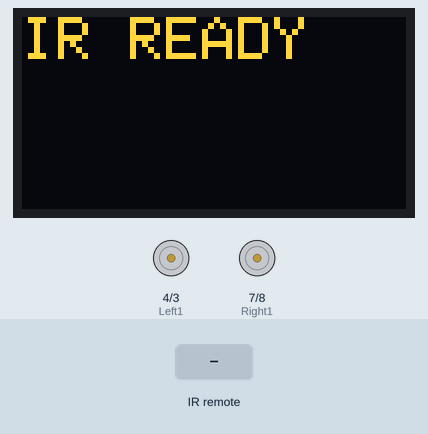
Recording of a sketch running on a simulated Arduino Uno, built with avr-gcc and run on an emulated ATmega328P. Shown: 128×64 one-colour display, motor-driver pin pairs drawn as motors (green arrow = first pin HIGH = forward, orange = second pin HIGH = backward, longer = more drive, scaled by the enable pin). The test bench sets the inputs (shaded band). The OLED is the two-colour kind (top 16 rows yellow); what the sketch prints to the serial monitor is not drawn.

Above: at 1.2 s.
1.3 s: infrared code 0xE718FF00 received
At 1.6 s:
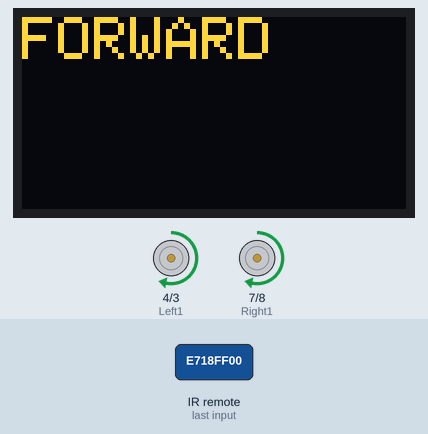
2.8 s: infrared code 0xAD52FF00 received
At 3.9 s:
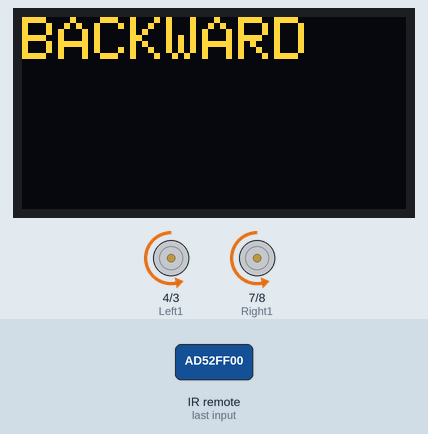
4.3 s: infrared code 0xF708FF00 received
At 5.0 s:
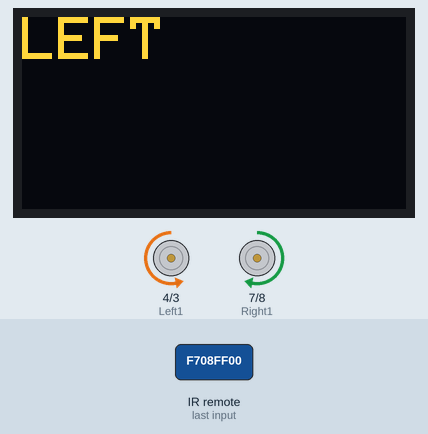
5.8 s: infrared code 0xA55AFF00 received
At 6.2 s:
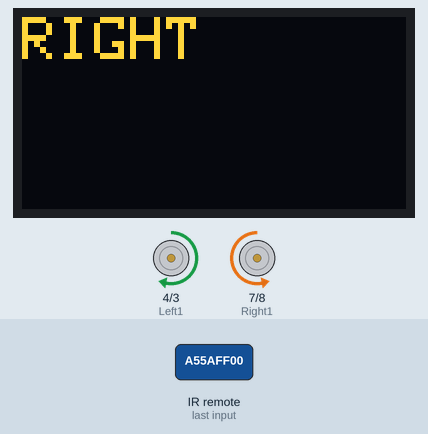
7.3 s: infrared code 0xE31CFF00 received
At 8.5 s:
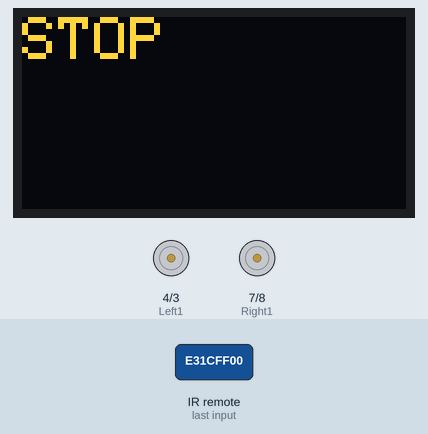
Timing chart, 0 to 9.8 s (numbered marks = the images above; inputs shaded):
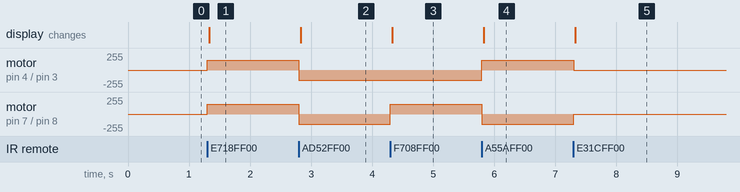

Measured:
- after the input at 1.3 s, motor on pin 4 (Left1) / pin 3 (Left2), motor on pin 7 (Right1) / pin 8 (Right2): stopped → forward 150/255 at once; the display: changes at once (image 1)
- after the input at 2.8 s, motor on pin 4 (Left1) / pin 3 (Left2), motor on pin 7 (Right1) / pin 8 (Right2): forward 150/255 → backward 150/255 at once; the display: changes at once (image 2)
- after the input at 4.3 s, motor on pin 7 (Right1) / pin 8 (Right2): backward 150/255 → forward 150/255 at once; the display: changes at once (image 3)
- after the input at 5.8 s, motor on pin 4 (Left1) / pin 3 (Left2): backward 150/255 → forward 150/255 at once; motor on pin 7 (Right1) / pin 8 (Right2): forward 150/255 → backward 150/255 at once; the display: changes at once (image 4)
- after the input at 7.3 s, motor on pin 4 (Left1) / pin 3 (Left2): forward 150/255 → stopped at once; motor on pin 7 (Right1) / pin 8 (Right2): backward 150/255 → stopped at once; the display: changes at once (image 5)

The sketch:

RCC07_b_Robot_Car_Control_Using_IR_Rx.ino
```cpp
#include <IRremote.h>
#include <Wire.h>
#include <Adafruit_GFX.h>
#include <Adafruit_SSD1306.h>

// ================= IR =================
#define IR_PIN 12

// ================= MOTOR PINS =================
#define Left1 4
#define Left2 3
#define Left_Speed 5

#define Right1 7
#define Right2 8
#define Right_Speed 6

// ================= IR CODES =================
#define IR_FORWARD  0xE718FF00
#define IR_BACKWARD 0xAD52FF00
#define IR_LEFT     0xF708FF00
#define IR_RIGHT    0xA55AFF00
#define IR_STOP     0xE31CFF00

// ================= OLED =================
#define SCREEN_WIDTH 128
#define SCREEN_HEIGHT 64
#define OLED_RESET -1
#define SCREEN_ADDRESS 0x3C

Adafruit_SSD1306 display(OLED_RESET);

// ================= SETUP =================
void setup() {
  Serial.begin(9600);
  IrReceiver.begin(IR_PIN);

  pinMode(Left1, OUTPUT);
  pinMode(Left2, OUTPUT);
  pinMode(Left_Speed, OUTPUT);
  pinMode(Right1, OUTPUT);
  pinMode(Right2, OUTPUT);
  pinMode(Right_Speed, OUTPUT);

  analogWrite(Left_Speed, 150);
  analogWrite(Right_Speed, 150);

  // OLED init
  if (!display.begin(SSD1306_SWITCHCAPVCC, SCREEN_ADDRESS)) {
    Serial.println("OLED failed");
    while (1);
  }

  display.clearDisplay();
  display.setTextSize(2);
  display.setTextColor(WHITE);
  display.setCursor(0, 0);
  display.println("IR READY");
  display.display();

  stopMotors();
}

// ================= LOOP =================
void loop() {

  if (IrReceiver.decode()) {

    uint32_t code = IrReceiver.decodedIRData.decodedRawData;

    Serial.print("IR Code: 0x");
    Serial.println(code, HEX);

    if (code == IR_FORWARD) {
      forward();
      showOLED("FORWARD");
    }
    else if (code == IR_BACKWARD) {
      backward();
      showOLED("BACKWARD");
    }
    else if (code == IR_LEFT) {
      left();
      showOLED("LEFT");
    }
    else if (code == IR_RIGHT) {
      right();
      showOLED("RIGHT");
    }
    else if (code == IR_STOP) {
      stopMotors();
      showOLED("STOP");
    }

    IrReceiver.resume();
  }
}

// ================= OLED FUNCTION =================
void showOLED(const char* msg) {
  display.clearDisplay();
  display.setCursor(0, 00);
  display.println(msg);
  display.display();
}

// ================= MOTOR FUNCTIONS =================
void forward() {
  digitalWrite(Left1, HIGH);
  digitalWrite(Left2, LOW);
  digitalWrite(Right1, HIGH);
  digitalWrite(Right2, LOW);
}

void backward() {
  digitalWrite(Left1, LOW);
  digitalWrite(Left2, HIGH);
  digitalWrite(Right1, LOW);
  digitalWrite(Right2, HIGH);
}

void left() {
  digitalWrite(Left1, LOW);
  digitalWrite(Left2, HIGH);
  digitalWrite(Right1, HIGH);
  digitalWrite(Right2, LOW);
}

void right() {
  digitalWrite(Left1, HIGH);
  digitalWrite(Left2, LOW);
  digitalWrite(Right1, LOW);
  digitalWrite(Right2, HIGH);
}

void stopMotors() {
  digitalWrite(Left1, LOW);
  digitalWrite(Left2, LOW);
  digitalWrite(Right1, LOW);
  digitalWrite(Right2, LOW);
}
```
